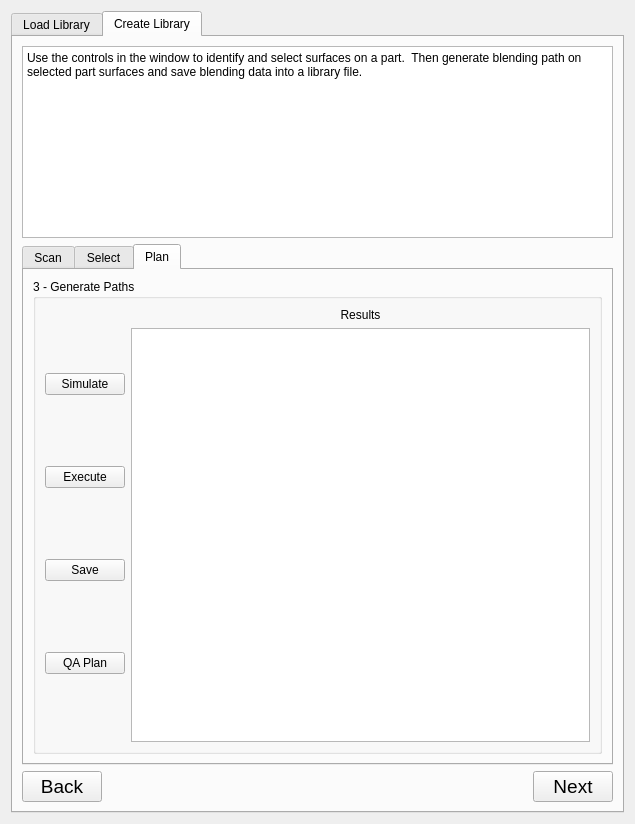
<?xml version="1.0" encoding="UTF-8"?>
<ui version="4.0">
 <class>RobotBlendingWidget</class>
 <widget class="QWidget" name="RobotBlendingWidget">
  <property name="windowModality">
   <enum>Qt::ApplicationModal</enum>
  </property>
  <property name="geometry">
   <rect>
    <x>0</x>
    <y>0</y>
    <width>635</width>
    <height>824</height>
   </rect>
  </property>
  <property name="sizePolicy">
   <sizepolicy hsizetype="Expanding" vsizetype="Expanding">
    <horstretch>0</horstretch>
    <verstretch>0</verstretch>
   </sizepolicy>
  </property>
  <property name="windowTitle">
   <string>rqt blending plugin</string>
  </property>
  <layout class="QHBoxLayout" name="horizontalLayout_2">
   <item>
    <widget class="QTabWidget" name="TabWidget">
     <property name="currentIndex">
      <number>1</number>
     </property>
     <widget class="QWidget" name="Tab1">
      <attribute name="title">
       <string>Load Library</string>
      </attribute>
      <layout class="QHBoxLayout" name="horizontalLayout_10">
       <item>
        <widget class="QPushButton" name="PushButtonOpenFile">
         <property name="text">
          <string>Open Motion File</string>
         </property>
        </widget>
       </item>
      </layout>
     </widget>
     <widget class="QWidget" name="Tab2">
      <attribute name="title">
       <string>Create Library</string>
      </attribute>
      <layout class="QVBoxLayout" name="verticalLayout_5">
       <item>
        <widget class="QPlainTextEdit" name="plainTextEdit">
         <property name="sizePolicy">
          <sizepolicy hsizetype="Expanding" vsizetype="Preferred">
           <horstretch>0</horstretch>
           <verstretch>0</verstretch>
          </sizepolicy>
         </property>
         <property name="readOnly">
          <bool>true</bool>
         </property>
         <property name="plainText">
          <string>Use the controls in the window to identify and select surfaces on a part.  Then generate blending path on selected part surfaces and save blending data into a library file.</string>
         </property>
        </widget>
       </item>
       <item>
        <widget class="QTabWidget" name="TabWidgetCreateLib">
         <property name="currentIndex">
          <number>2</number>
         </property>
         <widget class="QWidget" name="tab_1">
          <attribute name="title">
           <string>Scan</string>
          </attribute>
          <layout class="QVBoxLayout" name="verticalLayout_7">
           <item>
            <widget class="QGroupBox" name="groupBox">
             <property name="sizePolicy">
              <sizepolicy hsizetype="Preferred" vsizetype="Expanding">
               <horstretch>0</horstretch>
               <verstretch>0</verstretch>
              </sizepolicy>
             </property>
             <property name="title">
              <string>1 - Scan and Find Surfaces</string>
             </property>
             <layout class="QVBoxLayout" name="verticalLayout_8">
              <item>
               <layout class="QVBoxLayout" name="verticalLayout_6">
                <property name="sizeConstraint">
                 <enum>QLayout::SetMaximumSize</enum>
                </property>
                <item>
                 <layout class="QHBoxLayout" name="horizontalLayout_9">
                  <item>
                   <layout class="QVBoxLayout" name="verticalLayout_4">
                    <item>
                     <layout class="QHBoxLayout" name="horizontalLayout_4">
                      <item>
                       <widget class="QLabel" name="acquisionTimeLabel">
                        <property name="minimumSize">
                         <size>
                          <width>122</width>
                          <height>0</height>
                         </size>
                        </property>
                        <property name="text">
                         <string>Number of Scans</string>
                        </property>
                       </widget>
                      </item>
                      <item>
                       <widget class="QSpinBox" name="SpinBoxNumScans">
                        <property name="sizePolicy">
                         <sizepolicy hsizetype="Expanding" vsizetype="Fixed">
                          <horstretch>0</horstretch>
                          <verstretch>0</verstretch>
                         </sizepolicy>
                        </property>
                        <property name="minimum">
                         <number>1</number>
                        </property>
                        <property name="maximum">
                         <number>40</number>
                        </property>
                       </widget>
                      </item>
                     </layout>
                    </item>
                    <item>
                     <spacer name="verticalSpacer">
                      <property name="orientation">
                       <enum>Qt::Vertical</enum>
                      </property>
                      <property name="sizeHint" stdset="0">
                       <size>
                        <width>20</width>
                        <height>40</height>
                       </size>
                      </property>
                     </spacer>
                    </item>
                    <item>
                     <layout class="QHBoxLayout" name="horizontalLayout_8">
                      <item>
                       <widget class="QLabel" name="surfaceThresholdMmLabel">
                        <property name="minimumSize">
                         <size>
                          <width>122</width>
                          <height>0</height>
                         </size>
                        </property>
                        <property name="text">
                         <string>Cam Tilt (deg)</string>
                        </property>
                       </widget>
                      </item>
                      <item>
                       <widget class="QLineEdit" name="LineEditCamTilt">
                        <property name="inputMask">
                         <string/>
                        </property>
                        <property name="text">
                         <string/>
                        </property>
                        <property name="maxLength">
                         <number>8</number>
                        </property>
                       </widget>
                      </item>
                     </layout>
                    </item>
                    <item>
                     <spacer name="verticalSpacer_2">
                      <property name="orientation">
                       <enum>Qt::Vertical</enum>
                      </property>
                      <property name="sizeHint" stdset="0">
                       <size>
                        <width>20</width>
                        <height>40</height>
                       </size>
                      </property>
                     </spacer>
                    </item>
                    <item>
                     <layout class="QHBoxLayout" name="horizontalLayout_5">
                      <item>
                       <widget class="QLabel" name="sweepAngleStartLabel">
                        <property name="minimumSize">
                         <size>
                          <width>122</width>
                          <height>0</height>
                         </size>
                        </property>
                        <property name="text">
                         <string>Sweep Angle Start</string>
                        </property>
                       </widget>
                      </item>
                      <item>
                       <widget class="QLineEdit" name="LineEditSweepAngleStart">
                        <property name="inputMask">
                         <string/>
                        </property>
                        <property name="text">
                         <string/>
                        </property>
                        <property name="maxLength">
                         <number>8</number>
                        </property>
                       </widget>
                      </item>
                     </layout>
                    </item>
                    <item>
                     <spacer name="verticalSpacer_3">
                      <property name="orientation">
                       <enum>Qt::Vertical</enum>
                      </property>
                      <property name="sizeHint" stdset="0">
                       <size>
                        <width>20</width>
                        <height>40</height>
                       </size>
                      </property>
                     </spacer>
                    </item>
                    <item>
                     <layout class="QHBoxLayout" name="horizontalLayout_6">
                      <item>
                       <widget class="QLabel" name="sweepAngleEndLabel">
                        <property name="minimumSize">
                         <size>
                          <width>122</width>
                          <height>0</height>
                         </size>
                        </property>
                        <property name="text">
                         <string>SweepAngleEnd</string>
                        </property>
                       </widget>
                      </item>
                      <item>
                       <widget class="QLineEdit" name="LineEditSweepAngleEnd">
                        <property name="inputMask">
                         <string/>
                        </property>
                        <property name="text">
                         <string/>
                        </property>
                        <property name="maxLength">
                         <number>8</number>
                        </property>
                       </widget>
                      </item>
                     </layout>
                    </item>
                    <item>
                     <spacer name="verticalSpacer_4">
                      <property name="orientation">
                       <enum>Qt::Vertical</enum>
                      </property>
                      <property name="sizeHint" stdset="0">
                       <size>
                        <width>20</width>
                        <height>40</height>
                       </size>
                      </property>
                     </spacer>
                    </item>
                    <item>
                     <layout class="QHBoxLayout" name="horizontalLayout_7">
                      <item>
                       <widget class="QLabel" name="sensorTopicLabel">
                        <property name="minimumSize">
                         <size>
                          <width>122</width>
                          <height>0</height>
                         </size>
                        </property>
                        <property name="text">
                         <string>Sensor Topic</string>
                        </property>
                       </widget>
                      </item>
                      <item>
                       <widget class="QLineEdit" name="LineEditSensorTopic"/>
                      </item>
                     </layout>
                    </item>
                   </layout>
                  </item>
                  <item>
                   <layout class="QVBoxLayout" name="verticalLayout_3">
                    <item>
                     <widget class="QPushButton" name="PushButtonMoreOptions">
                      <property name="text">
                       <string>Scan Options</string>
                      </property>
                     </widget>
                    </item>
                    <item>
                     <spacer name="verticalSpacer_5">
                      <property name="orientation">
                       <enum>Qt::Vertical</enum>
                      </property>
                      <property name="sizeHint" stdset="0">
                       <size>
                        <width>20</width>
                        <height>40</height>
                       </size>
                      </property>
                     </spacer>
                    </item>
                    <item>
                     <widget class="QPushButton" name="PushButtonSurfaceOptions">
                      <property name="enabled">
                       <bool>false</bool>
                      </property>
                      <property name="text">
                       <string>Surface Options</string>
                      </property>
                      <property name="flat">
                       <bool>true</bool>
                      </property>
                     </widget>
                    </item>
                    <item>
                     <spacer name="verticalSpacer_6">
                      <property name="orientation">
                       <enum>Qt::Vertical</enum>
                      </property>
                      <property name="sizeHint" stdset="0">
                       <size>
                        <width>20</width>
                        <height>40</height>
                       </size>
                      </property>
                     </spacer>
                    </item>
                    <item>
                     <widget class="QPushButton" name="PushButtonPreviewPath">
                      <property name="text">
                       <string>Preview Path</string>
                      </property>
                     </widget>
                    </item>
                    <item>
                     <spacer name="verticalSpacer_7">
                      <property name="orientation">
                       <enum>Qt::Vertical</enum>
                      </property>
                      <property name="sizeHint" stdset="0">
                       <size>
                        <width>20</width>
                        <height>40</height>
                       </size>
                      </property>
                     </spacer>
                    </item>
                    <item>
                     <widget class="QPushButton" name="PushButtonScan">
                      <property name="text">
                       <string>Scan and Find</string>
                      </property>
                     </widget>
                    </item>
                    <item>
                     <spacer name="verticalSpacer_8">
                      <property name="orientation">
                       <enum>Qt::Vertical</enum>
                      </property>
                      <property name="sizeHint" stdset="0">
                       <size>
                        <width>20</width>
                        <height>40</height>
                       </size>
                      </property>
                     </spacer>
                    </item>
                    <item>
                     <widget class="QPushButton" name="PushButtonFindSurface">
                      <property name="text">
                       <string>Find Surface</string>
                      </property>
                     </widget>
                    </item>
                   </layout>
                  </item>
                 </layout>
                </item>
                <item>
                 <spacer name="verticalSpacer_9">
                  <property name="orientation">
                   <enum>Qt::Vertical</enum>
                  </property>
                  <property name="sizeHint" stdset="0">
                   <size>
                    <width>20</width>
                    <height>40</height>
                   </size>
                  </property>
                 </spacer>
                </item>
                <item>
                 <widget class="QLineEdit" name="LineEditOperationStatus">
                  <property name="sizePolicy">
                   <sizepolicy hsizetype="Expanding" vsizetype="Preferred">
                    <horstretch>0</horstretch>
                    <verstretch>0</verstretch>
                   </sizepolicy>
                  </property>
                  <property name="alignment">
                   <set>Qt::AlignCenter</set>
                  </property>
                  <property name="readOnly">
                   <bool>true</bool>
                  </property>
                 </widget>
                </item>
               </layout>
              </item>
             </layout>
            </widget>
           </item>
          </layout>
         </widget>
         <widget class="QWidget" name="tab_2">
          <attribute name="title">
           <string>Select</string>
          </attribute>
          <layout class="QVBoxLayout" name="verticalLayout_15">
           <item>
            <widget class="QGroupBox" name="groupBox_2">
             <property name="title">
              <string>2 - Select Surfaces</string>
             </property>
             <layout class="QVBoxLayout" name="verticalLayout_16">
              <item>
               <layout class="QHBoxLayout" name="horizontalLayout_12">
                <item>
                 <layout class="QVBoxLayout" name="verticalLayout_12">
                  <item>
                   <widget class="QLabel" name="label_6">
                    <property name="text">
                     <string>Selected</string>
                    </property>
                   </widget>
                  </item>
                  <item>
                   <widget class="QListWidget" name="ListWidgetSelectedSurfs">
                    <property name="sizePolicy">
                     <sizepolicy hsizetype="Preferred" vsizetype="Preferred">
                      <horstretch>0</horstretch>
                      <verstretch>0</verstretch>
                     </sizepolicy>
                    </property>
                   </widget>
                  </item>
                  <item>
                   <layout class="QHBoxLayout" name="horizontalLayout">
                    <item>
                     <widget class="QPushButton" name="PushButtonPathPlanningOptions">
                      <property name="text">
                       <string>Path Planning Options</string>
                      </property>
                     </widget>
                    </item>
                    <item>
                     <spacer name="horizontalSpacer">
                      <property name="orientation">
                       <enum>Qt::Horizontal</enum>
                      </property>
                      <property name="sizeHint" stdset="0">
                       <size>
                        <width>40</width>
                        <height>20</height>
                       </size>
                      </property>
                     </spacer>
                    </item>
                    <item>
                     <widget class="QPushButton" name="pushButtonProfileOptions">
                      <property name="text">
                       <string>Profile Options</string>
                      </property>
                     </widget>
                    </item>
                   </layout>
                  </item>
                 </layout>
                </item>
                <item>
                 <layout class="QVBoxLayout" name="verticalLayout_2">
                  <item>
                   <widget class="QPushButton" name="PushButtonSelectAllSurfaces">
                    <property name="sizePolicy">
                     <sizepolicy hsizetype="Fixed" vsizetype="Fixed">
                      <horstretch>0</horstretch>
                      <verstretch>0</verstretch>
                     </sizepolicy>
                    </property>
                    <property name="text">
                     <string>Select All</string>
                    </property>
                   </widget>
                  </item>
                  <item>
                   <widget class="QPushButton" name="PushButtonDeselectAllSurfaces">
                    <property name="sizePolicy">
                     <sizepolicy hsizetype="Fixed" vsizetype="Fixed">
                      <horstretch>0</horstretch>
                      <verstretch>0</verstretch>
                     </sizepolicy>
                    </property>
                    <property name="text">
                     <string>Deselect All</string>
                    </property>
                   </widget>
                  </item>
                  <item>
                   <widget class="QPushButton" name="PushButtonHideAllSurfaces">
                    <property name="sizePolicy">
                     <sizepolicy hsizetype="Fixed" vsizetype="Fixed">
                      <horstretch>0</horstretch>
                      <verstretch>0</verstretch>
                     </sizepolicy>
                    </property>
                    <property name="text">
                     <string>Hide All</string>
                    </property>
                   </widget>
                  </item>
                  <item>
                   <widget class="QPushButton" name="PushButtonShowAllSurfaces">
                    <property name="sizePolicy">
                     <sizepolicy hsizetype="Fixed" vsizetype="Fixed">
                      <horstretch>0</horstretch>
                      <verstretch>0</verstretch>
                     </sizepolicy>
                    </property>
                    <property name="text">
                     <string>Show All</string>
                    </property>
                   </widget>
                  </item>
                  <item>
                   <widget class="QPushButton" name="PushButtonGeneratePaths">
                    <property name="sizePolicy">
                     <sizepolicy hsizetype="Fixed" vsizetype="Fixed">
                      <horstretch>0</horstretch>
                      <verstretch>0</verstretch>
                     </sizepolicy>
                    </property>
                    <property name="font">
                     <font>
                      <pointsize>12</pointsize>
                     </font>
                    </property>
                    <property name="text">
                     <string>Generate
 Paths</string>
                    </property>
                   </widget>
                  </item>
                 </layout>
                </item>
               </layout>
              </item>
             </layout>
            </widget>
           </item>
           <item>
            <widget class="QTextEdit" name="textEditFeedback">
             <property name="sizePolicy">
              <sizepolicy hsizetype="Expanding" vsizetype="Preferred">
               <horstretch>0</horstretch>
               <verstretch>0</verstretch>
              </sizepolicy>
             </property>
             <property name="placeholderText">
              <string>Progress</string>
             </property>
            </widget>
           </item>
          </layout>
         </widget>
         <widget class="QWidget" name="tab_3">
          <attribute name="title">
           <string>Plan</string>
          </attribute>
          <layout class="QVBoxLayout" name="verticalLayout_10">
           <item>
            <widget class="QGroupBox" name="groupBox_3">
             <property name="title">
              <string>3 - Generate Paths</string>
             </property>
             <layout class="QVBoxLayout" name="verticalLayout_11">
              <item>
               <layout class="QHBoxLayout" name="horizontalLayout_11">
                <item>
                 <layout class="QVBoxLayout" name="verticalLayout">
                  <item>
                   <widget class="QPushButton" name="pushButtonSimulatePath">
                    <property name="text">
                     <string>Simulate</string>
                    </property>
                   </widget>
                  </item>
                  <item>
                   <widget class="QPushButton" name="pushButtonExecutePath">
                    <property name="text">
                     <string>Execute</string>
                    </property>
                   </widget>
                  </item>
                  <item>
                   <widget class="QPushButton" name="pushButtonSavePlan">
                    <property name="text">
                     <string>Save</string>
                    </property>
                   </widget>
                  </item>
                  <item>
                   <widget class="QPushButton" name="pushButtonQAPlan">
                    <property name="text">
                     <string>QA Plan</string>
                    </property>
                   </widget>
                  </item>
                 </layout>
                </item>
                <item>
                 <layout class="QVBoxLayout" name="verticalLayout_9">
                  <item>
                   <widget class="QLabel" name="label_4">
                    <property name="text">
                     <string>Results</string>
                    </property>
                    <property name="alignment">
                     <set>Qt::AlignCenter</set>
                    </property>
                   </widget>
                  </item>
                  <item>
                   <widget class="QListWidget" name="ListPathResults"/>
                  </item>
                 </layout>
                </item>
               </layout>
              </item>
             </layout>
            </widget>
           </item>
          </layout>
         </widget>
        </widget>
       </item>
       <item>
        <layout class="QHBoxLayout" name="horizontalLayout_3">
         <item>
          <widget class="QPushButton" name="PushButtonBack">
           <property name="sizePolicy">
            <sizepolicy hsizetype="Fixed" vsizetype="Fixed">
             <horstretch>0</horstretch>
             <verstretch>0</verstretch>
            </sizepolicy>
           </property>
           <property name="font">
            <font>
             <pointsize>14</pointsize>
            </font>
           </property>
           <property name="text">
            <string>Back</string>
           </property>
          </widget>
         </item>
         <item>
          <spacer name="horizontalSpacer_2">
           <property name="orientation">
            <enum>Qt::Horizontal</enum>
           </property>
           <property name="sizeHint" stdset="0">
            <size>
             <width>40</width>
             <height>20</height>
            </size>
           </property>
          </spacer>
         </item>
         <item>
          <widget class="QPushButton" name="PushButtonNext">
           <property name="sizePolicy">
            <sizepolicy hsizetype="Fixed" vsizetype="Fixed">
             <horstretch>0</horstretch>
             <verstretch>0</verstretch>
            </sizepolicy>
           </property>
           <property name="font">
            <font>
             <pointsize>14</pointsize>
            </font>
           </property>
           <property name="text">
            <string>Next</string>
           </property>
          </widget>
         </item>
        </layout>
       </item>
      </layout>
     </widget>
    </widget>
   </item>
  </layout>
 </widget>
 <resources/>
 <connections/>
</ui>
